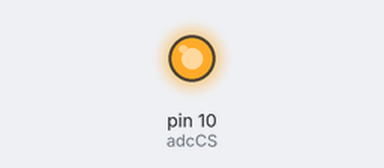
This sketch was run on a simulated Arduino Uno, built with avr-gcc and run on an emulated ATmega328P. Parts: output pins drawn as LEDs (lit = HIGH). What the sketch prints to the serial monitor is not drawn.

Above: at 0.1 s.
Timing chart, 0 to 1.6 s (numbered marks = the images above):
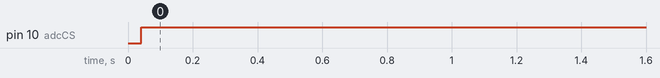

The sketch:

read_datafrom_adc_thru_spi_test1.ino
```cpp
#include <SPI.h>

/* SPI Pins used:
  MISO = 12
  SCK = 13
  SS = 10
  */

const int adcCS = 10; // Control  slave device

int adcValue=0;//value in  ADC output register
byte dummyByte;// allows the conversion cycle to complete.
byte upperByte;//Most significant BIT
byte lowerByte;//Least significant BIT


void setup(){
 SPI.begin();
 SPI.setDataMode(SPI_MODE1);
 pinMode(adcCS, OUTPUT);
 Serial.begin(9600);


// Initializethe chip
digitalWrite (adcCS, LOW);
dummyByte = SPI.transfer(0); // Initialization/Reset clocks
digitalWrite (adcCS,  HIGH);

}

 void loop(){
  Serial.println("\n");
  digitalWrite (adcCS, LOW); //Enable SPI
  upperByte = SPI.transfer(0);
  Serial.println(upperByte);
  lowerByte = SPI.transfer(0);
  Serial.println(lowerByte);
  dummyByte = SPI.transfer(0);
  digitalWrite (adcCS,  HIGH); //Disable SPI
  adcValue = (upperByte<<8) + lowerByte; // Move upperByte to left, then add the lowerByte.

  Serial.println(upperByte<<8);

  Serial.println((upperByte<<8)+ lowerByte);

  Serial.println(adcValue, DEC);//Prints the ADC Value to Serial port.
                                 //Converts from binary to decimal.

  Serial.println("\n");
  delay(250);
}
```

Measured:
- by itself, pin 10 (adcCS): LOW → HIGH at 0.04 s
